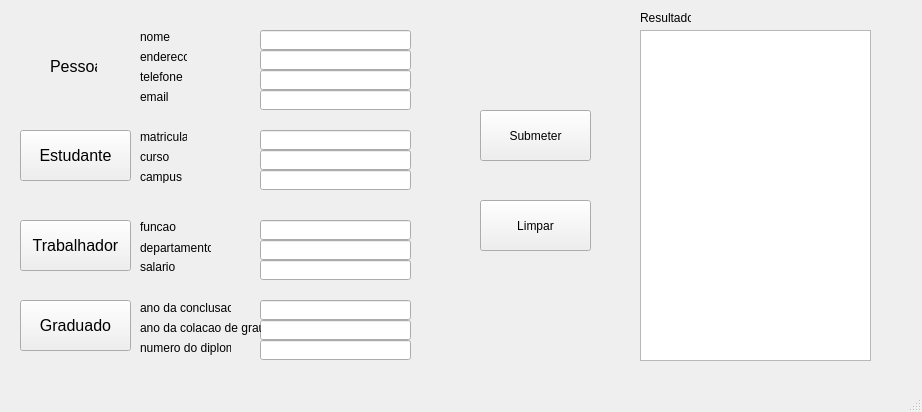
<?xml version="1.0" encoding="UTF-8"?>
<ui version="4.0">
 <class>MainWindow</class>
 <widget class="QMainWindow" name="MainWindow">
  <property name="geometry">
   <rect>
    <x>0</x>
    <y>0</y>
    <width>922</width>
    <height>412</height>
   </rect>
  </property>
  <property name="windowTitle">
   <string>MainWindow</string>
  </property>
  <widget class="QWidget" name="centralwidget">
   <widget class="QPushButton" name="pushButton_estudante">
    <property name="geometry">
     <rect>
      <x>20</x>
      <y>130</y>
      <width>111</width>
      <height>51</height>
     </rect>
    </property>
    <property name="font">
     <font>
      <pointsize>12</pointsize>
     </font>
    </property>
    <property name="text">
     <string>Estudante</string>
    </property>
   </widget>
   <widget class="QLineEdit" name="lineEdit_nome">
    <property name="geometry">
     <rect>
      <x>260</x>
      <y>30</y>
      <width>151</width>
      <height>20</height>
     </rect>
    </property>
   </widget>
   <widget class="QLineEdit" name="lineEdit_endereco">
    <property name="geometry">
     <rect>
      <x>260</x>
      <y>50</y>
      <width>151</width>
      <height>20</height>
     </rect>
    </property>
   </widget>
   <widget class="QLineEdit" name="lineEdit_telefone">
    <property name="geometry">
     <rect>
      <x>260</x>
      <y>70</y>
      <width>151</width>
      <height>20</height>
     </rect>
    </property>
   </widget>
   <widget class="QLineEdit" name="lineEdit_email">
    <property name="geometry">
     <rect>
      <x>260</x>
      <y>90</y>
      <width>151</width>
      <height>20</height>
     </rect>
    </property>
   </widget>
   <widget class="QLineEdit" name="lineEdit_curso">
    <property name="geometry">
     <rect>
      <x>260</x>
      <y>150</y>
      <width>151</width>
      <height>20</height>
     </rect>
    </property>
   </widget>
   <widget class="QLineEdit" name="lineEdit_campus">
    <property name="geometry">
     <rect>
      <x>260</x>
      <y>170</y>
      <width>151</width>
      <height>20</height>
     </rect>
    </property>
   </widget>
   <widget class="QLineEdit" name="lineEdit_matricula">
    <property name="geometry">
     <rect>
      <x>260</x>
      <y>130</y>
      <width>151</width>
      <height>20</height>
     </rect>
    </property>
   </widget>
   <widget class="QLineEdit" name="lineEdit_departamento">
    <property name="geometry">
     <rect>
      <x>260</x>
      <y>240</y>
      <width>151</width>
      <height>20</height>
     </rect>
    </property>
   </widget>
   <widget class="QLineEdit" name="lineEdit_salario">
    <property name="geometry">
     <rect>
      <x>260</x>
      <y>260</y>
      <width>151</width>
      <height>20</height>
     </rect>
    </property>
   </widget>
   <widget class="QLineEdit" name="lineEdit_funcao">
    <property name="geometry">
     <rect>
      <x>260</x>
      <y>220</y>
      <width>151</width>
      <height>20</height>
     </rect>
    </property>
   </widget>
   <widget class="QLineEdit" name="lineEdit_anoColacaoGrau">
    <property name="geometry">
     <rect>
      <x>260</x>
      <y>320</y>
      <width>151</width>
      <height>20</height>
     </rect>
    </property>
   </widget>
   <widget class="QLineEdit" name="lineEdit_numeroDiploma">
    <property name="geometry">
     <rect>
      <x>260</x>
      <y>340</y>
      <width>151</width>
      <height>20</height>
     </rect>
    </property>
   </widget>
   <widget class="QLineEdit" name="lineEdit_anoConclusao">
    <property name="geometry">
     <rect>
      <x>260</x>
      <y>300</y>
      <width>151</width>
      <height>20</height>
     </rect>
    </property>
   </widget>
   <widget class="QPushButton" name="pushButton_trabalhador">
    <property name="geometry">
     <rect>
      <x>20</x>
      <y>220</y>
      <width>111</width>
      <height>51</height>
     </rect>
    </property>
    <property name="font">
     <font>
      <pointsize>12</pointsize>
     </font>
    </property>
    <property name="text">
     <string>Trabalhador</string>
    </property>
   </widget>
   <widget class="QPushButton" name="pushButton_graduado">
    <property name="geometry">
     <rect>
      <x>20</x>
      <y>300</y>
      <width>111</width>
      <height>51</height>
     </rect>
    </property>
    <property name="font">
     <font>
      <pointsize>12</pointsize>
     </font>
    </property>
    <property name="text">
     <string>Graduado</string>
    </property>
   </widget>
   <widget class="QLabel" name="label">
    <property name="geometry">
     <rect>
      <x>140</x>
      <y>30</y>
      <width>47</width>
      <height>13</height>
     </rect>
    </property>
    <property name="text">
     <string>nome</string>
    </property>
   </widget>
   <widget class="QLabel" name="label_2">
    <property name="geometry">
     <rect>
      <x>140</x>
      <y>50</y>
      <width>47</width>
      <height>13</height>
     </rect>
    </property>
    <property name="text">
     <string>endereco</string>
    </property>
   </widget>
   <widget class="QLabel" name="label_3">
    <property name="geometry">
     <rect>
      <x>140</x>
      <y>70</y>
      <width>47</width>
      <height>13</height>
     </rect>
    </property>
    <property name="text">
     <string>telefone</string>
    </property>
   </widget>
   <widget class="QLabel" name="label_4">
    <property name="geometry">
     <rect>
      <x>140</x>
      <y>90</y>
      <width>47</width>
      <height>13</height>
     </rect>
    </property>
    <property name="text">
     <string>email</string>
    </property>
   </widget>
   <widget class="QLabel" name="label_5">
    <property name="geometry">
     <rect>
      <x>50</x>
      <y>60</y>
      <width>47</width>
      <height>13</height>
     </rect>
    </property>
    <property name="font">
     <font>
      <pointsize>12</pointsize>
     </font>
    </property>
    <property name="text">
     <string>Pessoa</string>
    </property>
   </widget>
   <widget class="QLabel" name="label_6">
    <property name="geometry">
     <rect>
      <x>140</x>
      <y>130</y>
      <width>47</width>
      <height>13</height>
     </rect>
    </property>
    <property name="text">
     <string>matricula</string>
    </property>
   </widget>
   <widget class="QLabel" name="label_7">
    <property name="geometry">
     <rect>
      <x>140</x>
      <y>150</y>
      <width>47</width>
      <height>13</height>
     </rect>
    </property>
    <property name="text">
     <string>curso</string>
    </property>
   </widget>
   <widget class="QLabel" name="label_8">
    <property name="geometry">
     <rect>
      <x>140</x>
      <y>170</y>
      <width>47</width>
      <height>13</height>
     </rect>
    </property>
    <property name="text">
     <string>campus</string>
    </property>
   </widget>
   <widget class="QLabel" name="label_9">
    <property name="geometry">
     <rect>
      <x>140</x>
      <y>220</y>
      <width>47</width>
      <height>13</height>
     </rect>
    </property>
    <property name="text">
     <string>funcao</string>
    </property>
   </widget>
   <widget class="QLabel" name="label_10">
    <property name="geometry">
     <rect>
      <x>140</x>
      <y>240</y>
      <width>71</width>
      <height>16</height>
     </rect>
    </property>
    <property name="text">
     <string>departamento</string>
    </property>
   </widget>
   <widget class="QLabel" name="label_11">
    <property name="geometry">
     <rect>
      <x>140</x>
      <y>260</y>
      <width>47</width>
      <height>13</height>
     </rect>
    </property>
    <property name="text">
     <string>salario</string>
    </property>
   </widget>
   <widget class="QLabel" name="label_12">
    <property name="geometry">
     <rect>
      <x>140</x>
      <y>300</y>
      <width>91</width>
      <height>16</height>
     </rect>
    </property>
    <property name="text">
     <string>ano da conclusao</string>
    </property>
   </widget>
   <widget class="QLabel" name="label_13">
    <property name="geometry">
     <rect>
      <x>140</x>
      <y>320</y>
      <width>121</width>
      <height>16</height>
     </rect>
    </property>
    <property name="text">
     <string>ano da colacao de grau</string>
    </property>
   </widget>
   <widget class="QLabel" name="label_14">
    <property name="geometry">
     <rect>
      <x>140</x>
      <y>340</y>
      <width>91</width>
      <height>16</height>
     </rect>
    </property>
    <property name="text">
     <string>numero do diploma</string>
    </property>
   </widget>
   <widget class="QTextEdit" name="textEdit_resultado">
    <property name="geometry">
     <rect>
      <x>640</x>
      <y>30</y>
      <width>231</width>
      <height>331</height>
     </rect>
    </property>
   </widget>
   <widget class="QLabel" name="label_15">
    <property name="geometry">
     <rect>
      <x>640</x>
      <y>10</y>
      <width>51</width>
      <height>16</height>
     </rect>
    </property>
    <property name="text">
     <string>Resultado</string>
    </property>
   </widget>
   <widget class="QPushButton" name="pushButton_submeter">
    <property name="geometry">
     <rect>
      <x>480</x>
      <y>110</y>
      <width>111</width>
      <height>51</height>
     </rect>
    </property>
    <property name="text">
     <string>Submeter</string>
    </property>
   </widget>
   <widget class="QPushButton" name="pushButton_limpar">
    <property name="geometry">
     <rect>
      <x>480</x>
      <y>200</y>
      <width>111</width>
      <height>51</height>
     </rect>
    </property>
    <property name="text">
     <string>Limpar</string>
    </property>
   </widget>
  </widget>
  <widget class="QMenuBar" name="menubar">
   <property name="geometry">
    <rect>
     <x>0</x>
     <y>0</y>
     <width>922</width>
     <height>21</height>
    </rect>
   </property>
  </widget>
  <widget class="QStatusBar" name="statusbar"/>
 </widget>
 <resources/>
 <connections/>
</ui>
